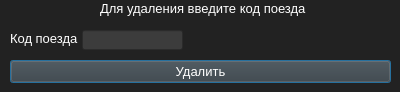
<?xml version="1.0" encoding="UTF-8"?>
<ui version="4.0">
 <class>traindelete</class>
 <widget class="QDialog" name="traindelete">
  <property name="geometry">
   <rect>
    <x>0</x>
    <y>0</y>
    <width>400</width>
    <height>92</height>
   </rect>
  </property>
  <property name="windowTitle">
   <string>Удаление</string>
  </property>
  <property name="styleSheet">
   <string notr="true">background-color: rgb(34, 34, 34);</string>
  </property>
  <widget class="QLabel" name="label">
   <property name="geometry">
    <rect>
     <x>100</x>
     <y>0</y>
     <width>231</width>
     <height>16</height>
    </rect>
   </property>
   <property name="font">
    <font>
     <pointsize>10</pointsize>
    </font>
   </property>
   <property name="styleSheet">
    <string notr="true">color: rgb(255, 255, 255);</string>
   </property>
   <property name="text">
    <string>Для удаления введите код поезда</string>
   </property>
  </widget>
  <widget class="QLineEdit" name="lineEdit">
   <property name="geometry">
    <rect>
     <x>82</x>
     <y>30</y>
     <width>101</width>
     <height>20</height>
    </rect>
   </property>
   <property name="font">
    <font>
     <pointsize>10</pointsize>
    </font>
   </property>
   <property name="styleSheet">
    <string notr="true">background-color: rgb(60, 60,60);
color: rgb(255, 255, 255);</string>
   </property>
  </widget>
  <widget class="QLabel" name="label_2">
   <property name="geometry">
    <rect>
     <x>10</x>
     <y>30</y>
     <width>71</width>
     <height>16</height>
    </rect>
   </property>
   <property name="font">
    <font>
     <pointsize>10</pointsize>
    </font>
   </property>
   <property name="styleSheet">
    <string notr="true">color: rgb(255, 255, 255);</string>
   </property>
   <property name="text">
    <string>Код поезда</string>
   </property>
  </widget>
  <widget class="QPushButton" name="pushButton">
   <property name="geometry">
    <rect>
     <x>10</x>
     <y>60</y>
     <width>381</width>
     <height>23</height>
    </rect>
   </property>
   <property name="font">
    <font>
     <pointsize>10</pointsize>
    </font>
   </property>
   <property name="styleSheet">
    <string notr="true">background-color: rgb(60, 60,60);
color: rgb(255, 255, 255);</string>
   </property>
   <property name="text">
    <string>Удалить</string>
   </property>
  </widget>
 </widget>
 <resources/>
 <connections/>
</ui>
